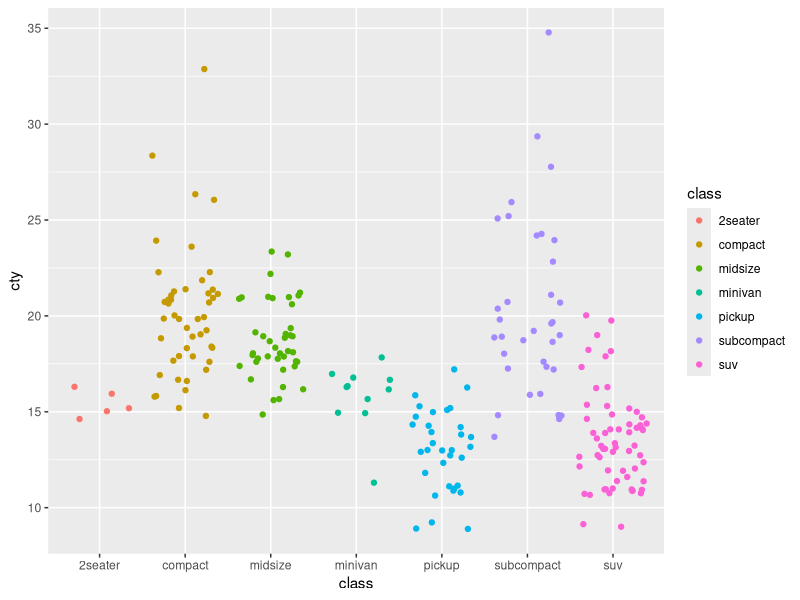

Source code (R):
## ---- chunk 1
knitr::opts_chunk$set(echo = TRUE)
library(tidyverse)
## ---- chunk 2
ggplot(data = mpg, aes(x = class, y = cty)) +
  geom_jitter(aes(color = class))
